Frame 1 (no input): blank canvas, image omitted
Frame 60 (the mouse pressed at the canvas centre just before this capture): blank canvas, image omitted
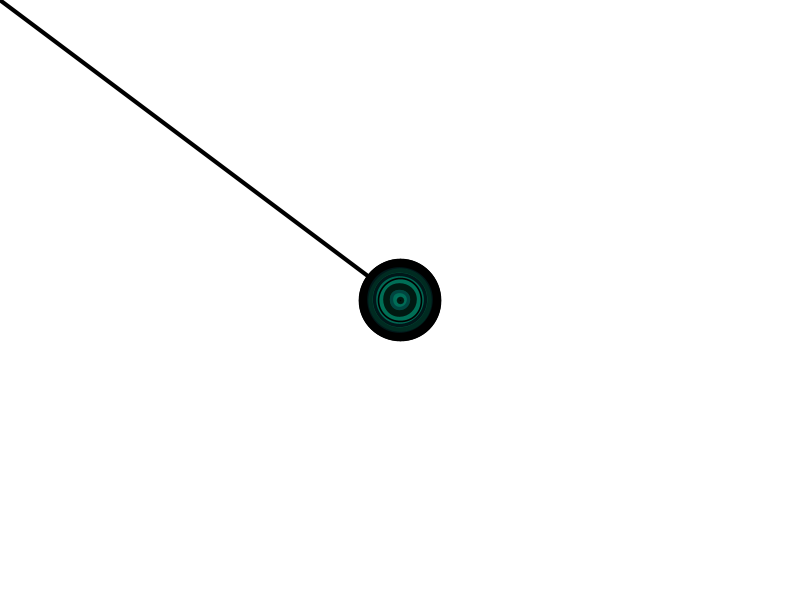
Frame 120 (the mouse held since frame 60 and released just before this capture)

The Processing sketch whose frames 1 and 60 were blank and that drew this single picture after the mouse press (run headless with seeded random() and noise(); from frame 60 on, the mouse is pressed at the canvas centre):

// Processing sketch: processing_108431
// ── processing_108431.pde

int counter;

void setup() {  //setup function called initially, only once
  size(800, 600);
  background(255);  //set background white
  colorMode(HSB);   //set colors to Hue, Saturation, Brightness mode
  counter=0;
}

void draw() {  //draw function loops 
  counter++;
  fill(random(50)+100,255,128,50);
  strokeWeight(random(8));
  
  if(mousePressed == true) { //add some interaction
    ellipse(mouseX, mouseY, 75*sin(counter), 75*sin(counter));
    line(mouseX, mouseY, pmouseX, pmouseY);
  }
}

void keyPressed() {
  if (key == ' ') {
    background(255);
  }
}
